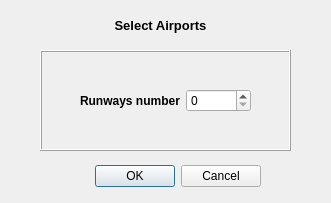
<?xml version="1.0" encoding="UTF-8"?>
<ui version="4.0">
 <class>Dialog</class>
 <widget class="QDialog" name="Dialog">
  <property name="geometry">
   <rect>
    <x>0</x>
    <y>0</y>
    <width>331</width>
    <height>203</height>
   </rect>
  </property>
  <property name="windowTitle">
   <string>Dialog</string>
  </property>
  <widget class="QDialogButtonBox" name="buttonBox">
   <property name="geometry">
    <rect>
     <x>80</x>
     <y>160</y>
     <width>181</width>
     <height>32</height>
    </rect>
   </property>
   <property name="orientation">
    <enum>Qt::Horizontal</enum>
   </property>
   <property name="standardButtons">
    <set>QDialogButtonBox::Cancel|QDialogButtonBox::Ok</set>
   </property>
  </widget>
  <widget class="QLabel" name="label_2">
   <property name="geometry">
    <rect>
     <x>80</x>
     <y>10</y>
     <width>161</width>
     <height>31</height>
    </rect>
   </property>
   <property name="text">
    <string>&lt;html&gt;&lt;head/&gt;&lt;body&gt;&lt;p align=&quot;center&quot;&gt;&lt;span style=&quot; font-size:10pt; font-weight:600;&quot;&gt;Select Airports&lt;/span&gt;&lt;/p&gt;&lt;/body&gt;&lt;/html&gt;</string>
   </property>
  </widget>
  <widget class="QFrame" name="frame">
   <property name="geometry">
    <rect>
     <x>40</x>
     <y>50</y>
     <width>251</width>
     <height>101</height>
    </rect>
   </property>
   <property name="frameShape">
    <enum>QFrame::Box</enum>
   </property>
   <property name="frameShadow">
    <enum>QFrame::Raised</enum>
   </property>
   <widget class="QWidget" name="layoutWidget">
    <property name="geometry">
     <rect>
      <x>40</x>
      <y>20</y>
      <width>171</width>
      <height>61</height>
     </rect>
    </property>
    <layout class="QHBoxLayout" name="horizontalLayout">
     <item>
      <widget class="QLabel" name="label">
       <property name="minimumSize">
        <size>
         <width>0</width>
         <height>0</height>
        </size>
       </property>
       <property name="sizeIncrement">
        <size>
         <width>0</width>
         <height>0</height>
        </size>
       </property>
       <property name="font">
        <font>
         <weight>75</weight>
         <italic>false</italic>
         <bold>true</bold>
        </font>
       </property>
       <property name="text">
        <string>Runways number</string>
       </property>
      </widget>
     </item>
     <item>
      <widget class="QSpinBox" name="sb_runways_num"/>
     </item>
    </layout>
   </widget>
  </widget>
 </widget>
 <resources/>
 <connections>
  <connection>
   <sender>buttonBox</sender>
   <signal>accepted()</signal>
   <receiver>Dialog</receiver>
   <slot>accept()</slot>
   <hints>
    <hint type="sourcelabel">
     <x>248</x>
     <y>254</y>
    </hint>
    <hint type="destinationlabel">
     <x>157</x>
     <y>274</y>
    </hint>
   </hints>
  </connection>
  <connection>
   <sender>buttonBox</sender>
   <signal>rejected()</signal>
   <receiver>Dialog</receiver>
   <slot>reject()</slot>
   <hints>
    <hint type="sourcelabel">
     <x>316</x>
     <y>260</y>
    </hint>
    <hint type="destinationlabel">
     <x>286</x>
     <y>274</y>
    </hint>
   </hints>
  </connection>
 </connections>
</ui>
